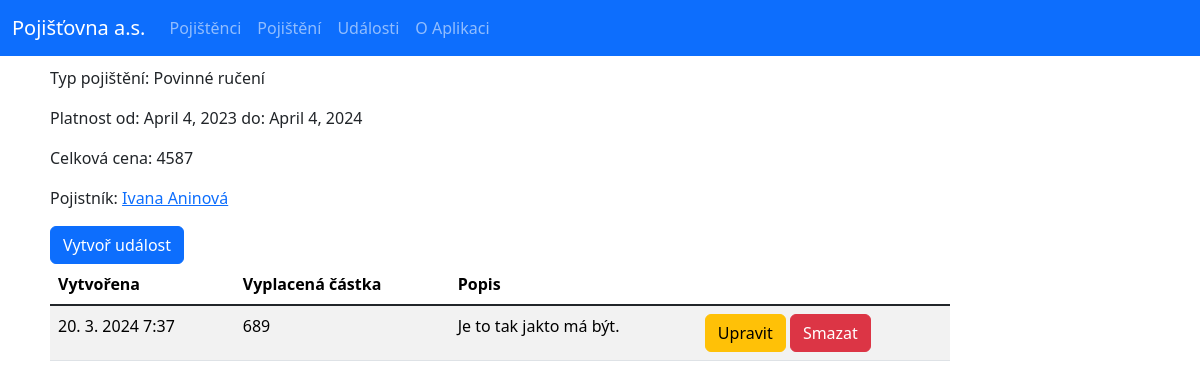
/insurance-policy-detail/11/, run on an earlier commit of the app's database.
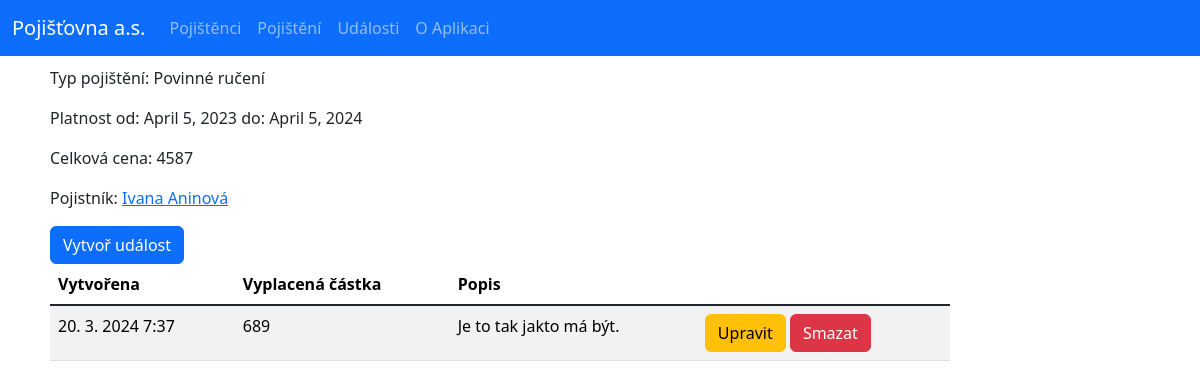
And on a later commit of the database.
### base/models.py (models this page shows, shortened)
class InsurancePolicy(models.Model):
    holder = models.ForeignKey(Policyholder, on_delete=models.CASCADE)
    effective_date = models.DateField("Začátek platnosti")
    expire_date = models.DateField("Konec platnosti")
    total_amount = models.IntegerField("Celková částka")
    policy_type = models.CharField("Druh pojištění", max_length=50)
    class Meta:
        ordering = ['expire_date']

class Policyholder(models.Model):
    first_name = models.CharField("Jméno", max_length=50)
    last_name = models.CharField("Příjmení", max_length=50)
    email = models.EmailField()
    phone = models.CharField("Telefon", max_length=20)
    address = models.CharField("Adresa", max_length=100)
    city = models.CharField("Město", max_length=100)
    zip_code = models.CharField("PSČ", max_length=20)
    class Meta:
        ordering = ['last_name', 'first_name']
    def __str__(self):
        return f"{self.first_name} {self.last_name}"

### base/views.py (the view)
# urls.py: path('insurance-policy-detail/<str:pk>/', views.insurance_policy_detail, name="insurance-policy-detail"),
def insurance_policy_detail(request, pk):
    insurance_policy = InsurancePolicy.objects.get(id=pk)
    claims = insurance_policy.insuranceclaim_set.all()  # gets all claims of insurance_policy instance
    context = {'insurance_policy': insurance_policy, 'claims': claims}
    return render(request, 'base/insurance_policy_detail.html', context)

### base/templates/base/insurance_policy_detail.html
{% extends 'main.html' %}
{% block content %}
<main class="content">
    <p>Typ pojištění: {{insurance_policy.policy_type}} </p>
    <p>Platnost od: {{insurance_policy.effective_date}} do: {{insurance_policy.expire_date}}</p>
    <p>Celková cena: {{insurance_policy.total_amount}}</p>
    <p>Pojistník: <a href="{% url 'policyholder-detail'  insurance_policy.holder.id%}">{{insurance_policy.holder}}</a></p>
    <a href="{% url 'create-claim' insurance_policy.id %}" class="btn btn-primary">Vytvoř událost</a>
    <div class="table-responsive">
        <table class="table table-striped table-hover">
            <thead>
                <tr>
                    <th scope="col">Vytvořena</th>
                    <th scope="col">Vyplacená částka</th>
                    <th scope="col">Popis</th>
                    <th scope="col"></th>
                </tr>
            </thead>
            <tbody class="table-group-divider">
                {% for claim in claims %}
                <tr>
                    <td>{{claim.created|date:"j. n. Y G:i"}}</td>
                    <td>{{claim.amount}}</td>
                    <td>{{claim.description}}</td>
                    <td><a href="{% url 'update-claim' claim.id %}" class="btn btn-warning">Upravit</a> <a href="{% url 'delete-claim' claim.id %}" class="btn btn-danger">Smazat</a></td>
                </tr>
                {% endfor %}
            </tbody>
        </table>
    </div>
</main>
{% endblock %}

What changed in the data, as far as the page shows it:
changed InsurancePolicy "Povinné ručení": effective_date "April 4, 2023" → "April 5, 2023"; expire_date "April 4, 2024" → "April 5, 2024"
